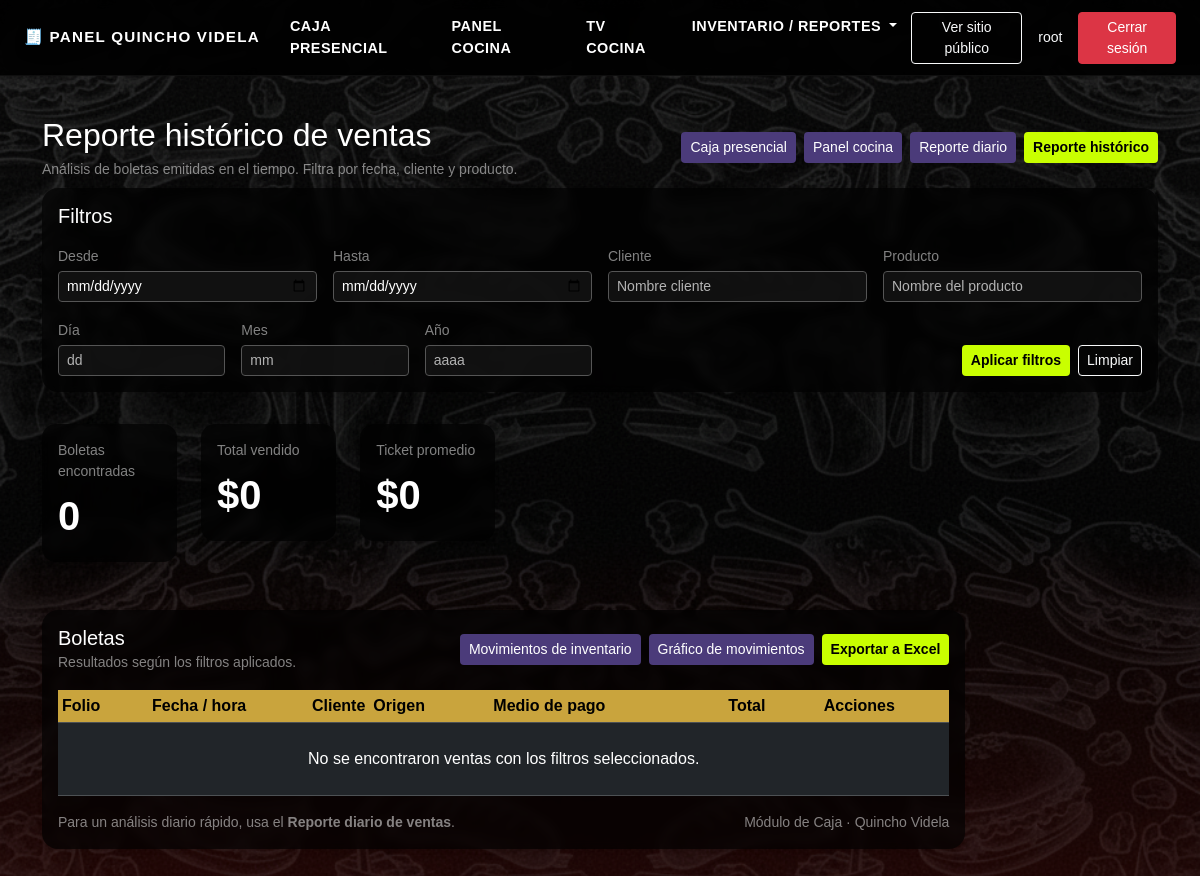
Page /caja/reportes/ventas/ (signed in) on the earlier database version.
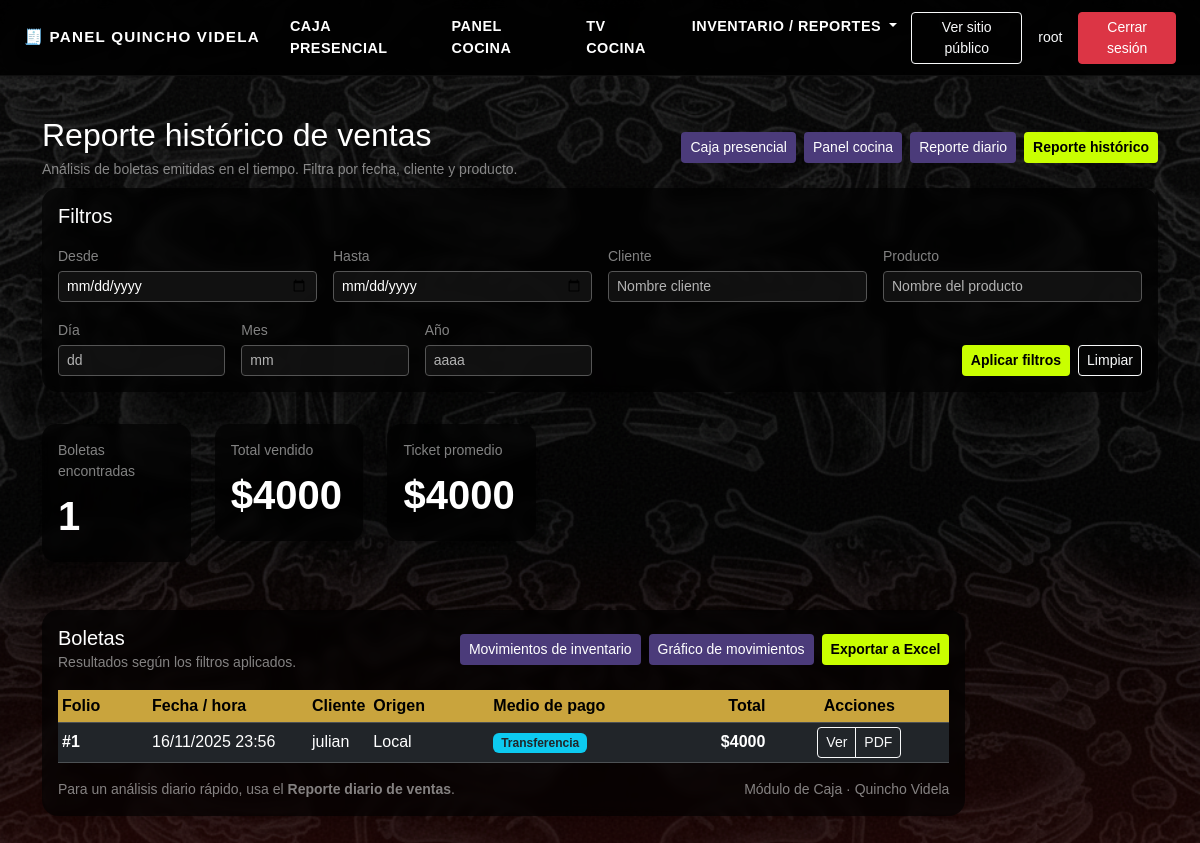
Same page on the later database version.
### caja/models.py (models this page shows, shortened)
class Pedido(models.Model):
    ORIGEN_CHOICES = [
        ("web", "Web"),
        ("local", "Local"),
    ]
    ESTADO_CHOICES = [
        ("pendiente", "Pendiente"),
        ("en_cocina", "En cocina"),
        ("listo", "Listo"),
        ("entregado", "Entregado"),
        ("cancelado", "Cancelado"),
    ]
    FORMA_PAGO_CHOICES = [
        ("efectivo", "Efectivo"),
        ("transferencia", "Transferencia"),
        ("tarjeta", "Tarjetas"),
    ]
    TIPO_ENTREGA_CHOICES = [
        ("retiro", "Retiro"),
        ("reparto", "Reparto"),
    ]
    origen = models.CharField(max_length=10, choices=ORIGEN_CHOICES)
    canal = models.CharField(
        max_length=20,
        default="mostrador",
        help_text="mostrador, web, delivery, etc.",
    )
    estado = models.CharField(
        max_length=20,
        choices=ESTADO_CHOICES,
        default="pendiente",
    )
    nombre_cliente = models.CharField(max_length=150, blank=True, null=True)
    telefono = models.CharField(max_length=50, blank=True, null=True)
    direccion = models.CharField(max_length=255, blank=True, null=True)
    forma_pago = models.CharField(
        max_length=20,
        choices=FORMA_PAGO_CHOICES,
        blank=True,
        null=True,
    )
    tipo_entrega = models.CharField(
        max_length=20,
        choices=TIPO_ENTREGA_CHOICES,
        blank=True,
        null=True,
    )
    total_manual = models.DecimalField(
        max_digits=10,
        decimal_places=2,
        default=0,
        help_text="Total escrito en caja (opcional).",
    )
    visible_en_cocina = models.BooleanField(
        default=True,
        help_text="Solo los pedidos visibles aparecerán en la pantalla de cocina.",
    )
    creado_en = models.DateTimeField(auto_now_add=True)
    actualizado_en = models.DateTimeField(auto_now=True)
    nota = models.TextField(blank=True)
    class Meta:
        ordering = ["-creado_en"]
    @property
    def total(self) -> Decimal:
        agg = self.detalles.aggregate(total=models.Sum("subtotal"))
        if agg["total"]:
            return agg["total"]
        return self.total_manual or Decimal("0")

class Boleta(models.Model):
    pedido = models.OneToOneField(
        Pedido,
        on_delete=models.CASCADE,
        related_name="boleta",
    )
    folio = models.IntegerField(unique=True)
    monto_total = models.DecimalField(max_digits=10, decimal_places=2)
    metodo_pago = models.CharField(max_length=30, default="efectivo")
    fecha_emision = models.DateTimeField(default=timezone.now)
    class Meta:
        ordering = ["-fecha_emision"]

### caja/views.py (the view)
@login_required
def reporte_ventas(request):
    qs = Pedido.objects.select_related("boleta").filter(boleta__isnull=False)
    f_desde = request.GET.get("desde") or ""
    f_hasta = request.GET.get("hasta") or ""
    f_cliente = request.GET.get("cliente") or ""
    f_producto = request.GET.get("producto") or ""
    f_dia = request.GET.get("dia") or ""
    f_mes = request.GET.get("mes") or ""
    f_anio = request.GET.get("anio") or ""
    if f_desde:
        qs = qs.filter(boleta__fecha_emision__date__gte=f_desde)
    if f_hasta:
        qs = qs.filter(boleta__fecha_emision__date__lte=f_hasta)
    if f_dia:
        qs = qs.filter(boleta__fecha_emision__day=f_dia)
    if f_mes:
        qs = qs.filter(boleta__fecha_emision__month=f_mes)
    if f_anio:
        qs = qs.filter(boleta__fecha_emision__year=f_anio)
    if f_cliente:
        qs = qs.filter(nombre_cliente__icontains=f_cliente)
    if f_producto:
        qs = qs.filter(detalles__nombre_producto__icontains=f_producto).distinct()
    qs = qs.order_by("-boleta__fecha_emision")
    total_boletas = qs.count()
    total_general = (
        qs.aggregate(suma=Sum("boleta__monto_total"))["suma"] or Decimal("0")
    )
    ticket_promedio = (
        (total_general / total_boletas) if total_boletas > 0 else Decimal("0")
    )
    contexto = {
        "pedidos": qs,
        "total_boletas": total_boletas,
        "total_general": total_general,
        "ticket_promedio": ticket_promedio,
        "f_desde": f_desde,
        "f_hasta": f_hasta,
        "f_cliente": f_cliente,
        "f_producto": f_producto,
        "f_dia": f_dia,
        "f_mes": f_mes,
        "f_anio": f_anio,
    }
    return render(request, "caja/reporte.html", contexto)

### caja/templates/caja/reporte.html (shortened to what the changed rows need)
{% extends "base.html" %}
{% block content %}
<div class="container mt-4 mb-5">
  <div class="d-flex justify-content-between align-items-center mb-3 flex-wrap gap-2">
    <div>
      <h2 class="text-white mb-1">Reporte histórico de ventas</h2>
    </div>
  <div class="row mb-4">
    <div class="col-md-4 mb-3">
      <div class="card border-0 shadow-sm"
           style="background:rgba(0,0,0,0.85);border-radius:14px;">
        <div class="card-body text-white">
          <div class="small text-white-50 mb-1">Boletas encontradas</div>
          <div class="fs-1 fw-semibold">{{ total_boletas }}</div>
        </div>
      </div>
    </div>
    <div class="col-md-4 mb-3">
      <div class="card border-0 shadow-sm"
           style="background:rgba(0,0,0,0.85);border-radius:14px;">
        <div class="card-body text-white">
          <div class="small text-white-50 mb-1">Total vendido</div>
          <div class="fs-1 fw-semibold">
            ${{ total_general|floatformat:0 }}
          </div>
        </div>
      </div>
    </div>
    <div class="col-md-4 mb-3">
      <div class="card border-0 shadow-sm"
           style="background:rgba(0,0,0,0.85);border-radius:14px;">
        <div class="card-body text-white">
          <div class="small text-white-50 mb-1">Ticket promedio</div>
          <div class="fs-1 fw-semibold">
            ${{ ticket_promedio|floatformat:0 }}
          </div>
        </div>
      </div>
    </div>
  </div>
  <div class="card border-0 shadow-sm"
       style="background:rgba(0,0,0,0.9);border-radius:16px;">
    <div class="card-body text-white">
      <div class="table-responsive">
        <table class="table table-sm table-dark table-hover align-middle mb-0">
          <thead class="align-middle" style="background:rgba(255,255,255,0.04);">
            <tr>
              <th style="width:90px;">Folio</th>
              <th style="width:160px;">Fecha / hora</th>
              <th>Cliente</th>
              <th style="width:120px;">Origen</th>
              <th style="width:140px;">Medio de pago</th>
              <th class="text-end" style="width:140px;">Total</th>
              <th class="text-center" style="width:180px;">Acciones</th>
            </tr>
          </thead>
          <tbody>
            {% for p in pedidos %}
              <tr>
                <td class="fw-semibold">
  {% if p.boleta %}
    #{{ p.boleta.folio }}
  {% else %}
    -
  {% endif %}
</td>
                <td class="text-white-50">
                  {{ p.creado_en|date:"d/m/Y H:i" }}
                </td>
                <td>
                  {{ p.nombre_cliente|default:"(Sin nombre)" }}
                </td>
                <td>
                  {{ p.get_origen_display }}
                </td>
                <td>
                  {% if p.forma_pago == "efectivo" %}
                    <span class="badge bg-success">Efectivo</span>
                  {% elif p.forma_pago == "transferencia" %}
                    <span class="badge bg-info text-dark">Transferencia</span>
                  {% elif p.forma_pago == "tarjeta" %}
                    <span class="badge bg-warning text-dark">Tarjeta</span>
                  {% else %}
                    <span class="badge bg-secondary">No definido</span>
                  {% endif %}
                </td>
                <td class="text-end fw-semibold">
                  ${{ p.total|floatformat:0 }}
                </td>
                <td class="text-center">
                  <div class="btn-group btn-group-sm" role="group">
                    <a href="{% url 'caja:caja_ver_boleta' p.id %}"
   class="btn btn-outline-light">
  Ver
</a>
<a href="{% url 'caja:boleta_pdf' p.id %}"
   class="btn btn-outline-light">
  PDF
</a>
                  </div>
                </td>
              </tr>
            {% empty %}
              <tr>
                <td colspan="7" class="text-center text-white-50 py-4">
                  No se encontraron ventas con los filtros seleccionados.
                </td>
              </tr>
            {% endfor %}
          </tbody>
        </table>
      </div>
    </div>
  </div>
</div>
{% endblock %}

Differences in the rows shown:
added Pedido: boleta.folio "1", creado_en "16/11/2025 23:56", nombre_cliente "julian", origen "Local", forma_pago "Transferencia", total "4000"
Other differences:
{{ total_boletas }}: "0" → "1"
{{ total_general|floatformat:0 }}: "0" → "4000"
{{ ticket_promedio|floatformat:0 }}: "0" → "4000"
text no longer shown: "No se encontraron ventas con los filtros seleccionados."
